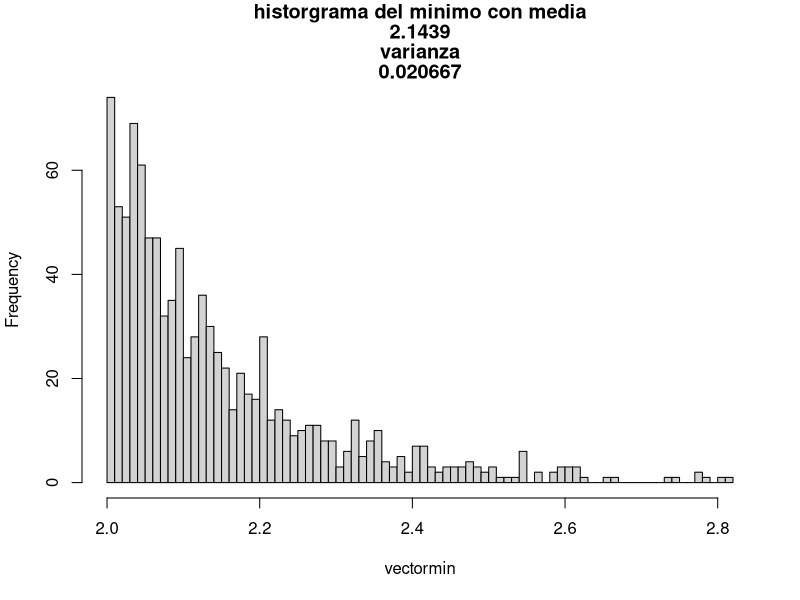
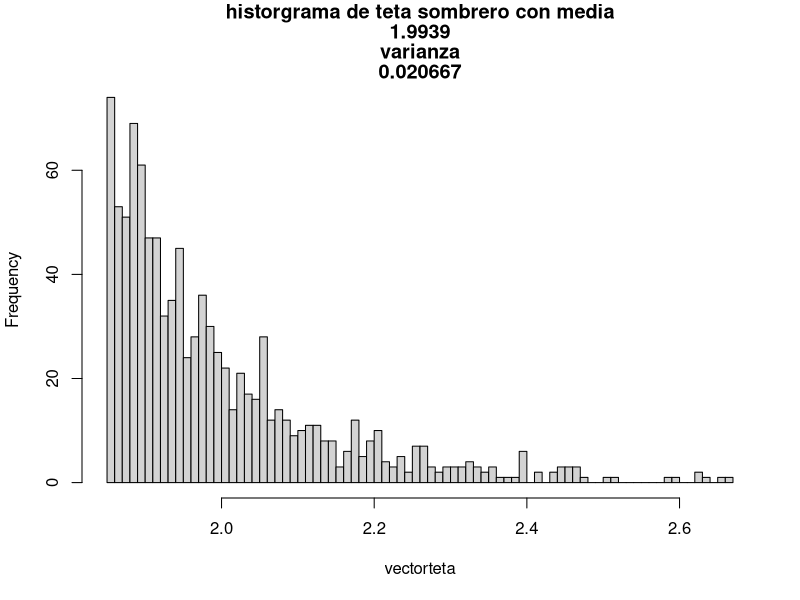
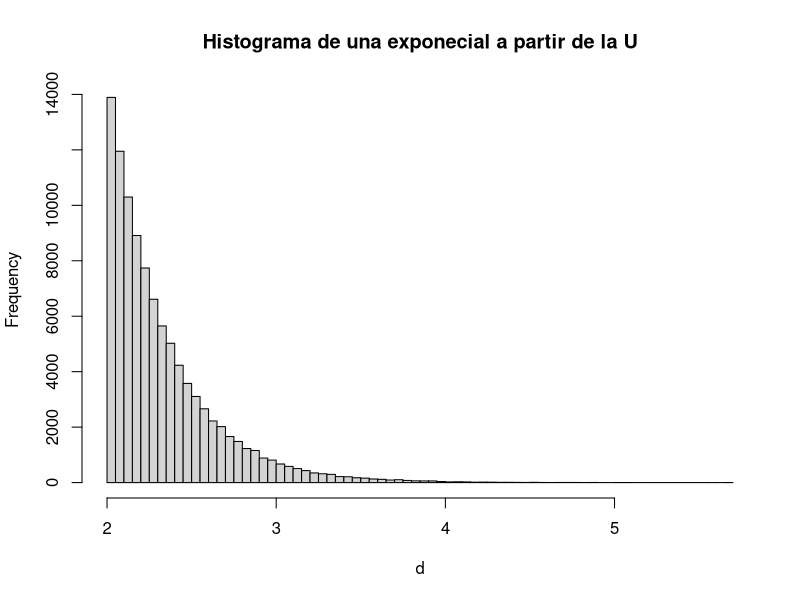
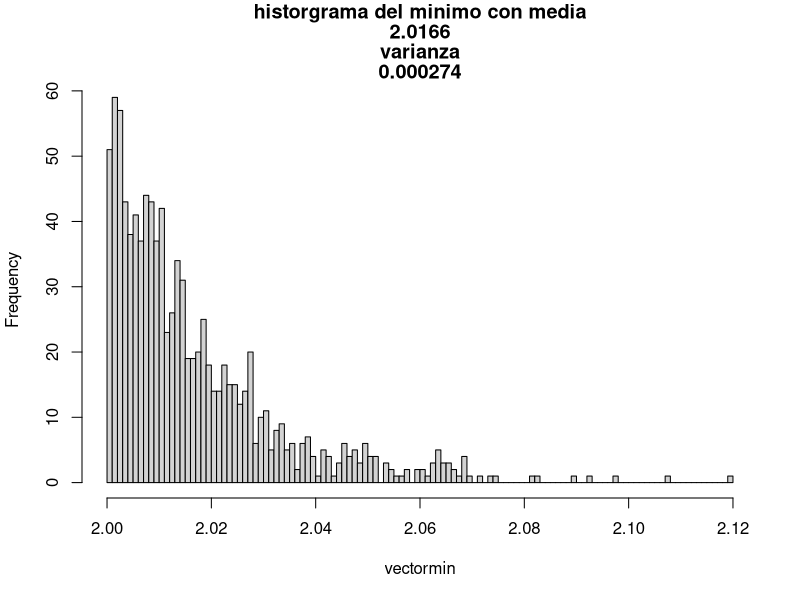
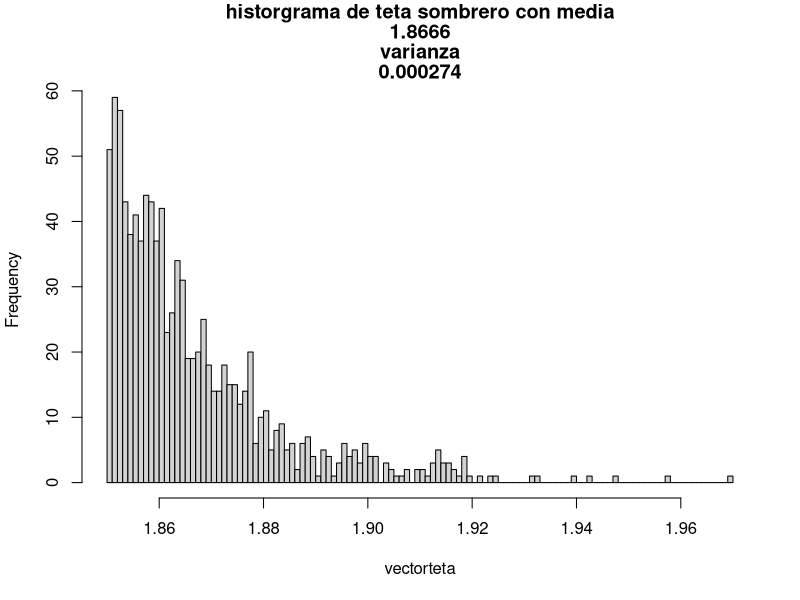

Reproduce these figures in R, in order.
## ---- chunk 1
teta_n=3/20
vectormin=NULL
vectorteta=NULL
vector= NULL
for (y in 1:1000){
  
for (i in 1:20){
  x=rexp(1,rate = 1/3)+2
  vector[i]=x
}
  vectormin[y]=min(vector)
  vectorteta[y]=(min(vector))-teta_n
}
m_min=round(mean(vectormin),4)
var_min=round(var(vectormin),6)
m_teta=round(mean(vectorteta),4)
var_teta=round(var(vectorteta),6)

hist(vectormin,breaks = 100,main=c("historgrama del minimo con media",m_min,"varianza",var_min))
hist(vectorteta,breaks = 100,main=c("historgrama de teta sombrero con media",m_teta,"varianza",var_teta))
## ---- chunk 2
d=2-(log(runif(100000,0,1))/3)
hist(d,breaks = 100,main = "Histograma de una exponecial a partir de la U")
## ---- chunk 3
B=1000
vectormin=NULL
vectorteta=NULL
sesgo=3/20
for(i in 1:B){
  x=2-(log(runif(20,0,1))/3)
  vectormin[i]=min(x)
  vectorteta[i]=min(x)-sesgo
}
m_min=round(mean(vectormin),4)
var_min=round(var(vectormin),6)
m_teta=round(mean(vectorteta),4)
var_teta=round(var(vectorteta),6)

hist(vectormin,breaks = 100,main=c("historgrama del minimo con media",m_min,"varianza",var_min))
hist(vectorteta,breaks = 100,main=c("historgrama de teta sombrero con media",m_teta,"varianza",var_teta))
## ---- chunk 4
set.seed(16)
gen_fun <- function(nrep = 15, theta = 900) {
  X <- rexp(nrep, rate = 1/theta)
  return(X)
}
data <- replicate(n = 1000,gen_fun(), simplify = FALSE )
## ---- chunk 5
CI_pivote <- function(X){
  n <- length(X)
  IC1 <- c(0.95,sum(X)/qgamma(0.975,n,1), 
          sum(X)/qgamma(0.025,n,1))
  return(IC1)
}
## ---- chunk 6
library(boot)
CI_boot <- function(dat, type){
mean_func <- function(data, indices){
  a<-mean(data[indices], na.rm=TRUE)
  return(a)}
results <- boot(data=dat, statistic=mean_func,R=1000)
return(boot.ci(results, type=type)[[4]][-c(2,3)])}
## ---- chunk 7
library(purrr) 

cal_fun <- function(dat) {
  CI1<-CI_pivote(dat)
  CI2<-CI_boot(dat,"bca")
  CI3<-CI_boot(dat,"basic")
  CI4<-CI_boot(dat,"perc")
  return(c(findInterval(vec=CI1[-1],x=900)==1,
           findInterval(vec=CI2[-1],x=900)==1,
           findInterval(vec=CI3[-1],x=900)==1,
           findInterval(vec=CI4[-1],x=900)==1))
}

results <- map(data, cal_fun)
## ---- chunk 8
apply(do.call(rbind,results),2,sum)/1000
## ---- chunk 9
(sd <- round(apply(do.call(rbind, results), 2, sd), 3))
(var <- round(apply(do.call(rbind, results), 2, var), 3))
(rango <- round(apply(do.call(rbind, results), 2, range), 3))
## ---- chunk 10
set.seed(10)
gen_fun <- function(nrep = 15, theta = 900) {
  X <- rexp(nrep, rate = 1/theta)
  return(X)
}
data <- replicate(n = 1000,gen_fun(), simplify = FALSE )

CI_pivote <- function(X){
  n <- length(X)
  IC1 <- c(0.95,sum(X)/qgamma(0.975,n,1), 
          sum(X)/qgamma(0.025,n,1))
  return(IC1)
}

CI_boot <- function(dat, type){
mean_func <- function(data, indices){
  a<-mean(data[indices], na.rm=TRUE)
  return(a)}
results <- boot(data=dat, statistic=mean_func,R=1000)
return(boot.ci(results, type=type)[[4]][-c(2,3)])}


cal_fun <- function(dat) {
  CI1<-CI_pivote(dat)
 CI4<-CI_boot(dat,"perc")
  return(c(findInterval(vec=CI1[-1],x=900)==1,
           findInterval(vec=CI4[-1],x=900)==1))
}

results <- map(data, cal_fun)
apply(do.call(rbind,results),2,sum)/1000
## ---- chunk 11
set.seed(20)
gen_fun <- function(nrep = 15, theta = 900) {
  X <- rexp(nrep, rate = 1/theta)
  return(X)
}
data <- replicate(n = 1000,gen_fun(), simplify = FALSE )

CI_pivote <- function(X){
  n <- length(X)
  IC1 <- c(0.95,sum(X)/qgamma(0.975,n,1), 
          sum(X)/qgamma(0.025,n,1))
  return(IC1)
}

CI_boot <- function(dat, type){
mean_func <- function(data, indices){
  a<-mean(data[indices], na.rm=TRUE)
  return(a)}
results <- boot(data=dat, statistic=mean_func,R=1000)
return(boot.ci(results, type=type)[[4]][-c(2,3)])}


cal_fun <- function(dat) {
  CI1<-CI_pivote(dat)
 CI4<-CI_boot(dat,"perc")
  return(c(findInterval(vec=CI1[-1],x=900)==1,
           findInterval(vec=CI4[-1],x=900)==1))
}

results <- map(data, cal_fun)
apply(do.call(rbind,results),2,sum)/1000
## ---- chunk 12
set.seed(4)
gen_fun <- function(nrep = 15, theta = 900) {
  X <- rexp(nrep, rate = 1/theta)
  return(X)
}
data <- replicate(n = 1000,gen_fun(), simplify = FALSE )

CI_pivote <- function(X){
  n <- length(X)
  IC1 <- c(0.95,sum(X)/qgamma(0.975,n,1), 
          sum(X)/qgamma(0.025,n,1))
  return(IC1)
}

CI_boot <- function(dat, type){
mean_func <- function(data, indices){
  a<-mean(data[indices], na.rm=TRUE)
  return(a)}
results <- boot(data=dat, statistic=mean_func,R=1000)
return(boot.ci(results, type=type)[[4]][-c(2,3)])}


cal_fun <- function(dat) {
  CI1<-CI_pivote(dat)
 CI4<-CI_boot(dat,"perc")
  return(c(findInterval(vec=CI1[-1],x=900)==1,
           findInterval(vec=CI4[-1],x=900)==1))
}

results <- map(data, cal_fun)
apply(do.call(rbind,results),2,sum)/1000
